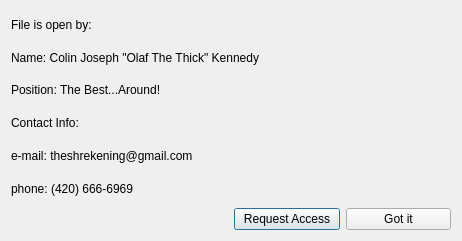
<?xml version="1.0" encoding="UTF-8"?>
<ui version="4.0">
 <class>Dialog</class>
 <widget class="QDialog" name="Dialog">
  <property name="geometry">
   <rect>
    <x>0</x>
    <y>0</y>
    <width>462</width>
    <height>241</height>
   </rect>
  </property>
  <property name="windowTitle">
   <string>Dialog</string>
  </property>
  <layout class="QGridLayout" name="gridLayout">
   <item row="0" column="0">
    <widget class="QLabel" name="label">
     <property name="text">
      <string>File is open by:</string>
     </property>
    </widget>
   </item>
   <item row="6" column="0">
    <widget class="QLabel" name="label_5">
     <property name="text">
      <string>phone: (420) 666-6969</string>
     </property>
    </widget>
   </item>
   <item row="5" column="0" colspan="2">
    <widget class="QLabel" name="label_3">
     <property name="text">
      <string>e-mail: theshrekening@gmail.com</string>
     </property>
    </widget>
   </item>
   <item row="3" column="0">
    <widget class="QLabel" name="label_6">
     <property name="text">
      <string>Position: The Best...Around!</string>
     </property>
    </widget>
   </item>
   <item row="4" column="0">
    <widget class="QLabel" name="label_2">
     <property name="text">
      <string>Contact Info:</string>
     </property>
    </widget>
   </item>
   <item row="7" column="1">
    <layout class="QHBoxLayout" name="horizontalLayout">
     <item>
      <widget class="QPushButton" name="pushButton_2">
       <property name="text">
        <string>Request Access</string>
       </property>
      </widget>
     </item>
     <item>
      <widget class="QPushButton" name="pushButton">
       <property name="text">
        <string>Got it</string>
       </property>
      </widget>
     </item>
    </layout>
   </item>
   <item row="2" column="0" colspan="2">
    <widget class="QLabel" name="label_4">
     <property name="text">
      <string>Name: Colin Joseph &quot;Olaf The Thick&quot; Kennedy</string>
     </property>
    </widget>
   </item>
  </layout>
 </widget>
 <resources/>
 <connections/>
</ui>
